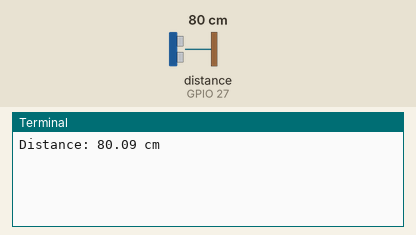
Recording of a program running on a simulated Raspberry Pi (BCM pin numbers). Shown: the last lines printed to the terminal. The inputs (shaded band) are chosen by the test bench; at power-on: distance to the obstacle (sensor on GPIO 27) 80 cm. The echo pulse lasts 58.3 µs per cm; the clock reads 2024-03-15 10:24:30 at power-on unless the program sets it.

Above: at 1.2 s.
1.3 s: distance to the obstacle (sensor on GPIO 27) set to 2 cm
At 3.1 s:
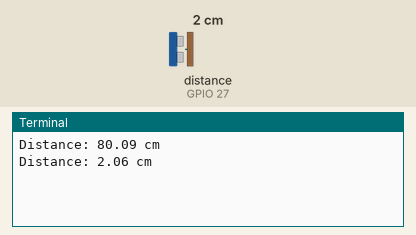
3.4 s: distance to the obstacle (sensor on GPIO 27) set to 4 cm
At 4.5 s:
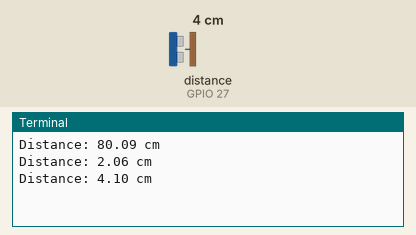
Timing chart, 0 to 6.4 s (numbered marks = the images above; inputs shaded):
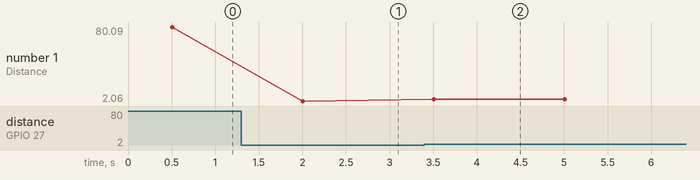

Measured:
- after the input at 1.3 s, the terminal: prints a new line after 0.71 s (image 1)
- after the input at 3.4 s, the terminal: prints a new line after 0.11 s (image 2)
- plotted number 1: 80.09 → 2.06 after the input at 1.3 s, 2.06 → 4.1 after the input at 3.4 s

The program:

pi.py
```python
import RPi.GPIO as GPIO
import time

# Set up GPIO mode
GPIO.setmode(GPIO.BCM)
GPIO.setwarnings(False)

# Define GPIO pins
TRIG = 17
ECHO = 27

# Set up GPIO pins
GPIO.setup(TRIG, GPIO.OUT)
GPIO.setup(ECHO, GPIO.IN)

def distance():
    # Send a 10µs pulse to the TRIG pin
    GPIO.output(TRIG, GPIO.LOW)
    time.sleep(0.5)
    GPIO.output(TRIG, GPIO.HIGH)
    time.sleep(0.00001)
    GPIO.output(TRIG, GPIO.LOW)

    # Wait for the ECHO pin to go HIGH and then LOW
    while GPIO.input(ECHO) == GPIO.LOW:
        pulse_start = time.time()
    while GPIO.input(ECHO) == GPIO.HIGH:
        pulse_end = time.time()

    # Calculate pulse length and distance
    pulse_duration = pulse_end - pulse_start
    distance_cm = pulse_duration * 34300 / 2
    return distance_cm

try:
    while True:
        dist = distance()
        print(f"Distance: {dist:.2f} cm")
        time.sleep(1)
except KeyboardInterrupt:
    print("Measurement stopped by User")
    GPIO.cleanup()
```
